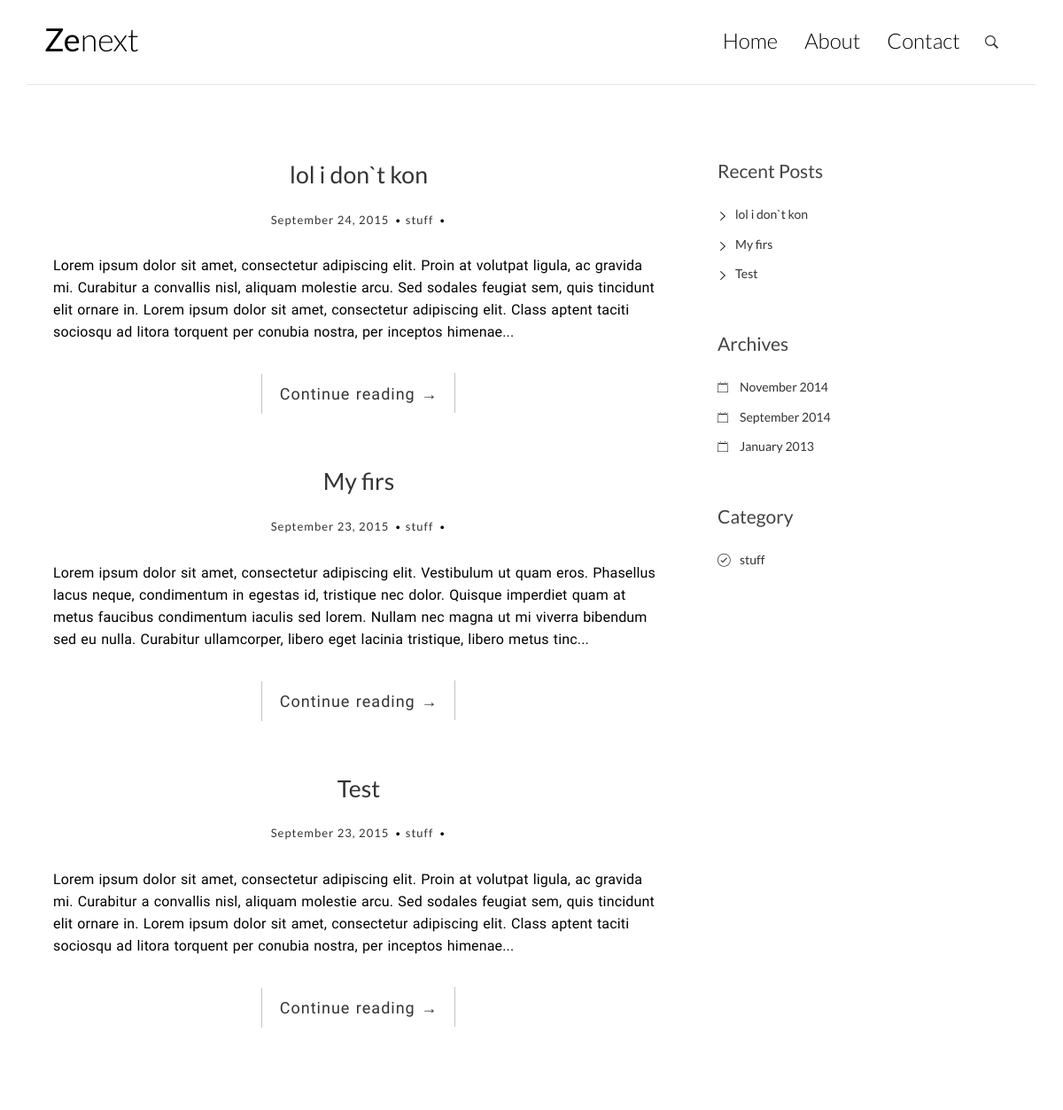
Before: / with the older database file.
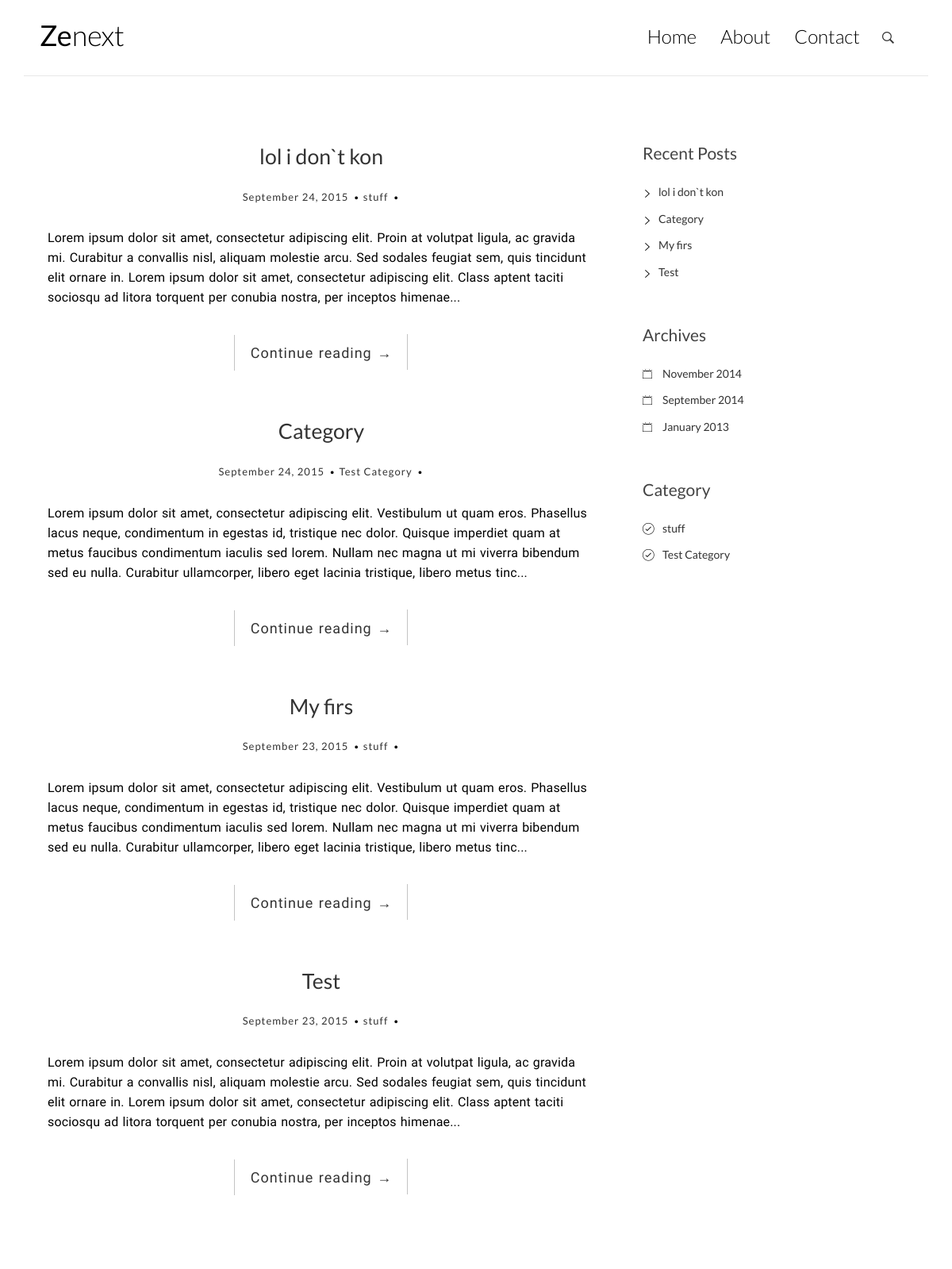
After: the same page with the newer database file.
### models.py (models this page shows)
class BaseModel(Model):
    class Meta:
        database = db

class Post(BaseModel):
    header = CharField()
    text = TextField()
    date = DateField()
    author = CharField()
    category = CharField()
    class Meta:
        order_by = ('date',)

### app.py (the view)
@app.route('/')
def main(*args, **kwargs):
    title = 'Home'
    addpost = False
    print type(Post.select())
    if 'username' in session:
        title = 'Admin home'
        addpost = True
    return render_template('main.html', addpost=addpost, posts=get_posts(),
            categories=get_categories())

### app.py (called while the page is built)
def get_categories():
    categories = []
    category = Post.select()
    for cat in category:
        if cat.category not in categories:
            categories.append(cat.category)
    print categories
    return categories

def get_posts():
    return Post.select().order_by(Post.date.desc())

### templates/main.html (shortened to what this page needs)
{% extends 'layout.html' %}
{% block content %}
    {% block posts %}
        {% for post in posts %}
            <article class="post post-4">
                <header class="entry-header">
                    <h1 class="entry-title">
                        <a href="/post/{{ post.header }}">{{ post.header }}</a>
                    </h1>
                    <div class="entry-meta">
                        <span class="post-date"><a href="#"><time class="entry-date" datetime="2012-11-09T23:15:57+00:00">{{ post.date }}</time></a></span>
                        <span class="post-category"><a href="#">{{ post.category }}</a></span>
                    </div>
                </header>
                <div class="entry-content clearfix">
                    <p>{{ post.text[:350] + '...' }} </p>
                    <div class="read-more cl-effect-14">
                        <a href="/post/{{ post.header }}" class="more-link">Continue reading <span class="meta-nav">→</span></a>
                    </div>
                </div>
                </article>
        {% endfor %}
    {% endblock %}
{% endblock %}

### templates/layout.html (shortened to what this page needs)
<!DOCTYPE html>
<html lang="en">
<head>
    <link rel="stylesheet" href="/static/css/bootstrap.min.css">
    <link rel="stylesheet" href="/static/css/ionicons.min.css">
    <link rel="stylesheet" href="/static/css/pace.css">
    <link rel="stylesheet" href="/static/css/custom.css">
</head>
<body>
        <div class="container">
            <header id="site-header">
                <div class="row">
                    <div class="col-md-4 col-sm-5 col-xs-8">
                        <div class="logo">
                            <h1><a href="/"><b>Ze</b>next</a></h1>
                        </div>
                    </div>
                    <div class="col-md-8 col-sm-7 col-xs-4">
                        <nav class="main-nav" role="navigation">
                            <div class="collapse navbar-collapse" id="bs-example-navbar-collapse-1">
                                <ul class="nav navbar-nav navbar-right">
                                    <li class="cl-effect-11"><b><a href="index.html" data-hover="Home">{% block addPost %} {% endblock %}</a></b></li>
                                    <li class="cl-effect-11"><a href="/" data-hover="Home">Home</a></li>
                                    <li class="cl-effect-11"><a href="about.html" data-hover="About">About</a></li>
                                    <li class="cl-effect-11"><a href="/contact" data-hover="Contact">Contact</a></li>
                                </ul>
                            </div>
                        </nav>
                        <div id="header-search-box">
                            <a id="search-menu" href="#"><span id="search-icon" class="ion-ios-search-strong"></span></a>
                        </div>
                    </div>
                </div>
            </header>
        </div>
        <div class="content-body">
            <div class="container">
                <div class="row">
                    <main class="col-md-8">
                        {% block content %}
                        {% endblock %}
                    </main>
                    <aside class="col-md-4">
                        <div class="widget widget-recent-posts">
                            <h3 class="widget-title">Recent Posts</h3>
                            <ul>
                                {% for post in posts %}
                                <li>
                                    <a href="/post/{{ post.header }}">{{ post.header }}</a>
                                </li>
                                {% endfor %}
                            </ul>
                        </div>
                        <div class="widget widget-archives">
                            <h3 class="widget-title">Archives</h3>
                            <ul>
                                <li>
                                    <a href="#">November 2014</a>
                                </li>
                                <li>
                                    <a href="#">September 2014</a>
                                </li>
                                <li>
                                    <a href="#">January 2013</a>
                                </li>
                            </ul>
                        </div>
                        <div class="widget widget-category">
                            <h3 class="widget-title">Category</h3>
                            <ul>
                            {% for category in categories %}
                                <li>
                                    <a href="/category/{{ category }}">{{ category }}</a>
                                </li>
                            {% endfor %}
                            </ul>
                        </div>
                    </aside>
                </div>
            </div>
        </div>
        <footer id="site-footer">
            <div class="container">
                <div class="row">
                    <div class="col-md-12">
                    </div>
                </div>
            </div>
        </footer>
    </body>
</html>

### static/css/custom.css (style rules this page uses)
* { outline: none; }
h1, h2, h3, h4, h5, h6 { margin-top: 0; }
b { font-weight: 400; }
a { color: #333; }
body { color: #444; font-family: 'Lato', sans-serif; }
p { font-family: 'Ubuntu', sans-serif; word-spacing: 1px; letter-spacing: 0.01em; font-size: 16px; line-height: 25px; }
#site-header { background-color: #FFF; padding: 25px 20px; margin-bottom: 40px; border-bottom: 1px solid #e7e7e7; }
.logo h1 a { color: #000; }
.logo h1 { margin: 0; font-family: 'Lato', sans-serif; font-weight: 300; }
.main-nav { margin-top: 11px; max-width: 95%; }
.main-nav a { color: #000000 !important; padding: 0 0 5px 0 !important; margin-right: 30px; font-family: 'Lato', sans-serif; font-weight: 300; font-size: 24px; }
.cl-effect-11 a { padding: 10px 0; color: #0972b4; text-shadow: none; }
.cl-effect-11 a::before { position: absolute; top: 0; left: 0; overflow: hidden; padding: 0 0 5px 0 !important; max-width: 0; border-bottom: 1px solid #000; color: #000; content: attr(data-hover); -webkit-transition: max-width 0.5s; -moz-transition: max-width 0.5s; transition: max-width 0.5s; }
.content-body { padding-bottom: 4em; }
.post { background: #fff; padding: 30px 30px 0; }
.entry-title { text-align: center; font-size: 1.9em; margin-bottom: 20px; line-height: 1.6; padding: 10px 20px 0; }
.entry-meta { text-align: center; color: #DDDDDD; font-size: 13px; letter-spacing: 1px; margin-bottom: 30px; }
.entry-content { font-size: 18px; line-height: 1.9; font-weight: 300; color: #000; }
.post-category, .post-date, .post-author { position: relative; padding-right: 15px; }
.post-category::after, .post-date::after, .post-author::after { position: absolute; content: '.'; color: #000; font-size: 30px; top: -22px; right: 1px; }
.read-more { font-family: 'Ubuntu', sans-serif; font-weight: 400; word-spacing: 1px; letter-spacing: 0.01em; text-align: center; margin-top: 20px; }
.cl-effect-14 a { padding: 0 20px; height: 45px; line-height: 45px; position: relative; display: inline-block; margin: 15px 25px; letter-spacing: 1px; font-weight: 400; text-shadow: 0 0 1px rgba(255,255,255,0.3); }
.cl-effect-14 a::before, .cl-effect-14 a::after { position: absolute; width: 45px; height: 1px; background: #C3C3C3; content: ''; -webkit-transition: all 0.3s; -moz-transition: all 0.3s; transition: all 0.3s; pointer-events: none; }
.cl-effect-14 a::before { top: 0; left: 0; -webkit-transform: rotate(90deg); -moz-transform: rotate(90deg); transform: rotate(90deg); -webkit-transform-origin: 0 0; -moz-transform-origin: 0 0; transform-origin: 0 0; }
.cl-effect-14 a::after { right: 0; bottom: 0; -webkit-transform: rotate(90deg); -moz-transform: rotate(90deg); transform: rotate(90deg); -webkit-transform-origin: 100% 0; -moz-transform-origin: 100% 0; transform-origin: 100% 0; }
.widget { background: #fff; padding: 30px 0 0; }
.widget-title { font-size: 1.5em; margin-bottom: 20px; line-height: 1.6; padding: 10px 0 0; font-weight: 400; }
.widget-recent-posts ul { padding: 0; margin: 0; padding-left: 20px; }
.widget-recent-posts ul li { list-style-type: none; position: relative; line-height: 170%; margin-bottom: 10px; }
.widget-recent-posts ul li::before { content: '\f3d3'; font-family: "Ionicons"; position: absolute; left: -17px; top: 3px; font-size: 16px; color: #000; }
.widget-archives ul { padding: 0; margin: 0; padding-left: 25px; }
.widget-archives ul li { list-style-type: none; position: relative; line-height: 170%; margin-bottom: 10px; }
.widget-archives ul li::before { content: '\f3f3'; font-family: "Ionicons"; position: absolute; left: -25px; top: 1px; font-size: 16px; color: #000; }
.widget-category ul { padding: 0; margin: 0; padding-left: 25px; }
.widget-category ul li { list-style-type: none; position: relative; line-height: 170%; margin-bottom: 10px; }
.widget-category ul li::before { content: '\f3fe'; font-family: "Ionicons"; position: absolute; left: -25px; top: 1px; font-size: 18px; color: #000; }
#site-footer { padding-top: 10px; padding: 0 0 1.5em 0; }
#header-search-box { position: absolute; right: 38px; top: 8px; }
#search-menu span { font-size: 20px; }

Changed rows visible on the page:
added Post: header "Category", date "September 24, 2015", category "Test Category", text "Lorem ipsum dolor sit amet, consectetur adipiscing elit. Vestibulum ut quam eros. Phasellus lacus neque, condimentum in egestas id, tristique nec dolor. Quisque imperdiet quam at metus faucibus condimentum iaculis sed lorem. Nullam nec magna ut mi viverra bibendum sed eu nulla. Curabitur ullamcorper, libero eget lacinia tristique, libero metus tinc..."
